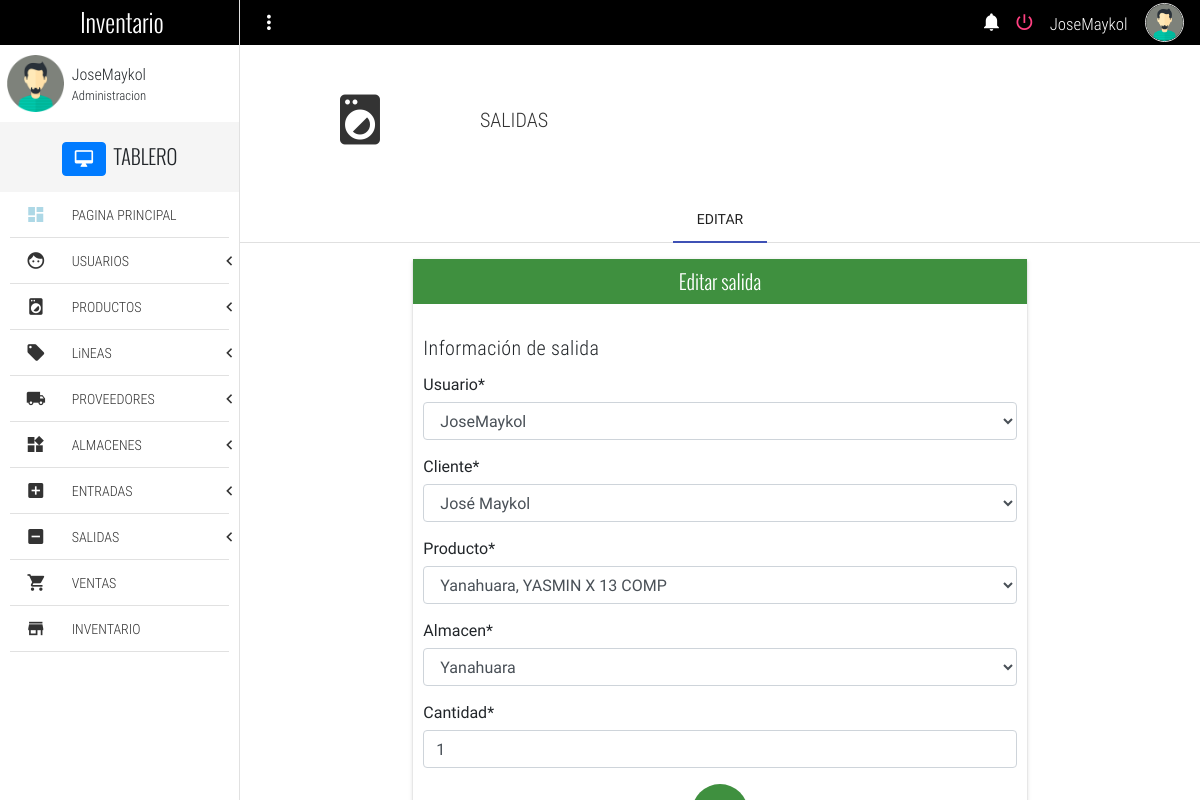
Page /editSale/1 (signed in) on the committed database.
### Inventario/models.py (models this page shows, shortened)
class Sale(models.Model):
    user_name =  models.ForeignKey(User,on_delete= models.SET_DEFAULT, verbose_name= "Usuario", default= None)
    client = models.ForeignKey(Client, on_delete = models.SET_DEFAULT, default= None, verbose_name= "Cliente", null= True)
    product = models.ForeignKey(Inventory, on_delete= models.SET_DEFAULT, verbose_name= "Producto", default= None)
    store = models.ForeignKey(Store, on_delete = models.SET_DEFAULT, verbose_name= "Almacen", default= None)
    cant =  models.PositiveIntegerField(null= True, verbose_name= "Cantidad")
    created_at = models.DateTimeField(auto_now_add=True, null= True,verbose_name= "Fecha de venta")
    total_price = models.PositiveIntegerField(null = True, verbose_name= "Precio total", blank = True)
    class Meta:
        verbose_name = "Salida"
        verbose_name_plural =  "Salidas"

class Inventory(models.Model):
    store = models.CharField(max_length = 50, null= True, verbose_name= "Almacen")
    product = models.ForeignKey(Entry, on_delete= models.SET_DEFAULT, default= None, null= True)
    cant = models.PositiveIntegerField(null= True, verbose_name= "Cantidad")
    name_product =  models.CharField(max_length= 100, null= True, verbose_name= "Producto")
    presentation = models.CharField(max_length= 110, null = True, verbose_name= "Presentación")
    price_product = models.PositiveIntegerField(null= True, verbose_name = "Precio del producto")
    providers = models.CharField(null = True, verbose_name= "Proveedor", max_length= 100)
    line = models.CharField(max_length= 100,null = True, verbose_name= "Linea del producto")
    entry_date = models.DateTimeField(auto_now_add=True, null= True,verbose_name= "Fecha de entrada")
    def __str__(self):
        return f'{self.store}, {self.name_product}'

### Inventario/views.py (the view)
# urls.py: path('editSale/<int:sale_id>', views.editSale, name = 'editSale'),
def editSale(request, sale_id):
    instancia = Sale.objects.get(id = sale_id)
    form = SaleForm(instance = instancia)
    if request.method == "POST":
        form = SaleForm(request.POST, instance = instancia)
        if form.is_valid():
            instancia = form.save(commit = False)
            instancia.save()
        return redirect("listSale")
    return render(request, "editSale.html", {'form' : form})

### Inventario/forms.py
class SaleForm(forms.ModelForm):
	class Meta:
		model = Sale
		fields = [
				'user_name',
				'client',
				'product',
				'store',
				'cant',
		]

### Inventario/models.py (called while the page is built)
    def __str__(self):
        return self.customer_name

    def __str__(self):
        return self.store_name

### Templates/editSale.html (shortened to what this page needs)
{% extends 'base.html' %}
{% load crispy_forms_tags %}
{% block content %}
	<section class="full-width pageContent">
		<section class="full-width header-well">
			<div class="full-width header-well-icon">
				<i class="zmdi zmdi-washing-machine"></i>
			</div>
			<div class="full-width header-well-text">
				<p class="text-condensedLight">
					SALIDAS
				</p>
			</div>
		</section>
		<div class="mdl-tabs mdl-js-tabs mdl-js-ripple-effect">
			<div class="mdl-tabs__tab-bar">
				<a href="#tabNewProduct" class="mdl-tabs__tab is-active">EDITAR</a>
			</div>
			<div class="mdl-tabs__panel is-active" id="tabNewProduct">
				<div class="mdl-grid">
					<div class="mdl-cell mdl-cell--4-col-phone mdl-cell--8-col-tablet mdl-cell--8-col-desktop mdl-cell--2-offset-desktop">
						<div class="full-width panel mdl-shadow--2dp">
							<div class="full-width panel-tittle bg-success text-center tittles">
								Editar salida
							</div>
							<div class="full-width panel-content">
								<form method="POST" enctype="multipart/form-data">
									<h5 class="text-condensedLight">Información de salida</h5>
									{{ form|crispy }}
									<p class="text-center">
										<button class="mdl-button mdl-js-button mdl-button--fab mdl-js-ripple-effect mdl-button--colored bg-success" id="btn-addProduct">
										</button>
									</p>
								</form>
							</div>
						</div>
					</div>
				</div>
			</div>
		</div>
	</section>
{% endblock %}

### Templates/base.html (shortened to what this page needs)
{% load static %}
{% if user.is_authenticated %}
<!DOCTYPE html>
<html lang="es">
<head>
	<link rel="stylesheet" href="https://maxcdn.bootstrapcdn.com/bootstrap/4.5.2/css/bootstrap.min.css">
	<link rel="stylesheet" href="{% static 'css/normalize.css' %}">
	<link rel="stylesheet" href="{% static 'css/sweetalert2.css' %}">
	<link rel="stylesheet" href="{% static 'css/material.min.css'%}">
	<link rel="stylesheet" href="{% static 'css/material-design-iconic-font.min.css' %}">
	<link rel="stylesheet" href="{% static 'css/jquery.mCustomScrollbar.css' %}">
	<link rel="stylesheet" href="{% static 'css/main.css' %}">
</head>
<body>
	<div class="full-width navBar">
		<div class="full-width navBar-options">
			<i class="zmdi zmdi-more-vert btn-menu" id="btn-menu"></i>
			<nav class="navBar-options-list">
				<ul class="list-unstyle ">
					<li class="btn-Notification" id="notifications">
						<i class="zmdi zmdi-notifications"></i>
					</li>
					<li id="logout">
						<a href="logout">
							<i class="zmdi zmdi-power"></i>
						</a>
					</li>
					<li class="text-condensedLight noLink" ><small>{{user.username}}</small></li>
					<li class="noLink">
						<figure>
							<img src="{% static 'assets/img/avatar-male.png' %}" alt="Avatar" class="img-responsive">
						</figure>
					</li>
				</ul>
			</nav>
		</div>
	</div>
	<section class="full-width navLateral">
		<div class="full-width navLateral-bg btn-menu"></div>
		<div class="full-width navLateral-body">
			<div class="full-width navLateral-body-logo text-center tittles">
				 Inventario
			</div>
			<figure class="full-width" style="height: 77px;">
				<div class="navLateral-body-cl">
					<img src="{% static 'assets/img/avatar-male.png' %}" alt="Avatar" class="img-responsive">
				</div>
				<figcaption class="navLateral-body-cr hide-on-tablet">
					<span>
						{{user.username}}<br>
						<small>Administracion</small>
					</span>
				</figcaption>
			</figure>
			<div class="full-width tittles navLateral-body-tittle-menu">
				<i class="zmdi zmdi-desktop-mac btn btn-primary"></i><span class="hide-on-tablet">&nbsp; TABLERO</span>
			</div>
			<nav class="full-width">
				<ul class="full-width list-unstyle menu-principal ">
					<li class="full-width">
						<a href="home" class="full-width">
							<div class="navLateral-body-cl">
								<i class="zmdi zmdi-view-dashboard" style="color:lightblue"></i>
							</div>
							<div class="navLateral-body-cr hide-on-tablet">
								PAGINA PRINCIPAL
							</div>
						</a>
					</li>
					<li class="full-width divider-menu-h"></li>
					<li class="full-width">
						<a href="#" class="full-width btn-subMenu">
							<div class="navLateral-body-cl">
								<i class="zmdi zmdi-face"></i>
							</div>
							<div class="navLateral-body-cr hide-on-tablet">
								USUARIOS
							</div>
							<span class="zmdi zmdi-chevron-left"></span>
						</a>
					</li>
					<li class="full-width divider-menu-h"></li>
					<li class="full-width">
						<a href="#" class="full-width btn-subMenu ">
							<div class="navLateral-body-cl">
								<i class="zmdi zmdi-washing-machine"></i>
							</div>
							<div class="navLateral-body-cr hide-on-tablet">
								PRODUCTOS
							</div>
							<span class="zmdi zmdi-chevron-left"></span>
						</a>
					</li>
										<li class="full-width divider-menu-h"></li>
					<li class="full-width">
						<a href="#" class="full-width btn-subMenu ">
							<div class="navLateral-body-cl">
								<i class="zmdi zmdi-label"></i>
							</div>
							<div class="navLateral-body-cr hide-on-tablet">
								LiNEAS
							</div>
							<span class="zmdi zmdi-chevron-left"></span>
						</a>
					</li>
					<li class="full-width divider-menu-h"></li>
					<li class="full-width">
						<a href="#" class="full-width btn-subMenu" >
							<div class="navLateral-body-cl">
								<i class="zmdi zmdi-truck"></i>
							</div>
							<div class="navLateral-body-cr hide-on-tablet">
								PROVEEDORES
							</div>
							<span class="zmdi zmdi-chevron-left"></span>
						</a>
					</li>
					<li class="full-width divider-menu-h"></li>
					<li class="full-width">
						<a href="#" class="full-width btn-subMenu" >
							<div class="navLateral-body-cl">
								<i class="zmdi zmdi-widgets"></i>
							</div>
							<div class="navLateral-body-cr hide-on-tablet">
								ALMACENES
							</div>
							<span class="zmdi zmdi-chevron-left"></span>
						</a>
					</li>
					<li class="full-width divider-menu-h"></li>
					<li class="full-width">
						<a href="#" class="full-width btn-subMenu" >
							<div class="navLateral-body-cl">
								<i class="zmdi zmdi-plus-square"></i>
							</div>
							<div class="navLateral-body-cr hide-on-tablet">
								ENTRADAS
							</div>
							<span class="zmdi zmdi-chevron-left"></span>
						</a>
					</li>
					<li class="full-width divider-menu-h"></li>
					<li class="full-width">
						<a href="#" class="full-width btn-subMenu" >
							<div class="navLateral-body-cl">
								<i class="zmdi zmdi-minus-square"></i>
							</div>
							<div class="navLateral-body-cr hide-on-tablet">
								SALIDAS
							</div>
							<span class="zmdi zmdi-chevron-left"></span>
						</a>
					</li>
					<li class="full-width divider-menu-h"></li>
					<li class="full-width">
						<a href="sales" class="full-width">
							<div class="navLateral-body-cl">
								<i class="zmdi zmdi-shopping-cart"></i>
							</div>
							<div class="navLateral-body-cr hide-on-tablet">
								VENTAS
							</div>
						</a>
					</li>
					<li class="full-width divider-menu-h"></li>
					<li class="full-width">
						<a href="inventory" class="full-width">
							<div class="navLateral-body-cl">
								<i class="zmdi zmdi-store"></i>
							</div>
							<div class="navLateral-body-cr hide-on-tablet">
								INVENTARIO
							</div>
						</a>
					</li>
					<li class="full-width divider-menu-h"></li>
	</section>
	{% block content %}
	{% endblock %}
</body>
</html>
{% endif %}

### Static/css/main.css (style rules this page uses)
html, body { width: 100%; height: 100%; margin: 0; padding: 0; font-size: 16px; font-family: "RobotoRegular"; position: relative; background-color: #fff; }
.text-condensedLight { font-family: "RobotoCondensedLight"; }
.text-center { text-align: center; }
.tittles { font-family: "OswaldLight"; }
.full-width { margin: 0; padding: 0; width: 100%; box-sizing: border-box; }
.list-unstyle { margin: 0; padding: 0; list-style: none; box-sizing: border-box; }
.img-responsive { width: 100%; height: auto; }
.divider-menu-h { height: 0 !important; border-top: 1px solid #E1E1E1; width: 92% !important; margin: 0 auto !important; }
.panel { height: auto; }
.panel-tittle { height: 45px; display: block; line-height: 45px; color: #fff; font-size: 20px; }
.panel-content { display: block; padding: 10px; }
.header-well, .header-well-icon, .header-well-text { min-height: 150px; height: auto; }
.header-well { position: relative; }
.header-well-icon, .header-well-text { position: absolute; top: 0; color: #333; }
.header-well-icon { left: 0; width: 25%; }
.header-well-icon i, .header-well-text p { position: absolute; top: 50%; display: block; width: 100%; transform: translateY(-50%); }
.header-well-icon i { text-align: center; font-size: 60px; }
.header-well-text { right: 0; width: 75%; }
.header-well-text p { font-size: 20px; margin: 0; padding: 0; }
.bg-success { background-color: #3f903f !important; }
.navBar { background-color: #000000; height: 45px; position: absolute; top: 0; left: 0; z-index: 79; color: #fff; }
.navBar-options { line-height: 45px; height: 45px; position: absolute; width: 80%; top: 0; right: 0; padding: 0; transition: all .3s ease-in-out; }
.navBar-options .zmdi-more-vert, .navBar-options-list { line-height: 45px; position: absolute; top: 0; height: 45px; margin: 0; padding: 0; }
.navBar-options .zmdi-more-vert { width: 40px; left: 0; font-size: 23px; cursor: pointer; user-select: none; text-align: center; outline: none; margin-left: 9px; }
.navBar-options-list { right: 9px; }
.navBar-options-list .noLink { cursor: inherit !important; }
.navBar-options-list ul { height: 45px; }
.navBar-options-list ul li { height: 45px; line-height: 45px; cursor: pointer; display: inline-block; padding: 0 7px; font-size: 21px; -moz-user-select: none; -webkit-user-select: none; -ms-user-select: none; }
.navBar-options-list ul li { outline: none; }
.navBar-options-list ul li figure, .navBar-options-list ul li figure img { margin: 0; padding: 0; padding-top: 0; margin-top: 0; box-sizing: border-box; }
.navBar-options-list ul li figure { height: 45px; }
.navBar-options-list ul li figure img { border: 1px solid #E1E1E1; border-radius: 50%; width: 39px; height: 39px; margin-bottom: 3px; }
.navLateral, .pageContent, .navLateral-body, .navLateral-bg { position: absolute; top: 0; height: 100%; }
.navLateral { left: 0; width: 20%; z-index: 80; border-right: 1px solid #E1E1E1; transition: all .3s ease-in-out; }
.navLateral-body { background-color: #fff; z-index: 82; left: 0; padding-bottom: 30px; }
.navLateral-body-logo { height: 45px; line-height: 45px; color: #fff; width: 100%; font-size: 25px; background-color: #000000; }
.navLateral-body-cl, .navLateral-body-cr { box-sizing: border-box; height: 77px; float: left; margin: 0; padding: 0; position: relative; }
.navLateral-body-cl { width: 30%; }
.navLateral-body-cl img { width: 57px; height: 57px; margin: 0 auto; display: block; margin-top: 10px; }
.navLateral-body-cr { width: 70%; font-family: "RobotoCondensedLight"; }
.navLateral-body-cr span { position: absolute; top: 50%; left: 50%; transform: translate(-50%, -50%); display: block; width: 100%; }
.navLateral-body-tittle-menu { height: 70px; line-height: 70px; font-size:20px; background-color: #F5F5F5; text-align: center; }
.menu-principal li, .menu-principal li a { display: block; }
.menu-principal li a { height: 45px; color: #333; position: relative; transition: all .3s ease-in-out; }
.menu-principal li a div.navLateral-body-cl, .menu-principal li a div.navLateral-body-cr { height: 45px; line-height: 45px; }
.menu-principal li a div.navLateral-body-cl { text-align: center; font-size: 20px; }
.btn-subMenu span { position: absolute; top: 0; right: 7px; line-height: 45px; height: 45px; font-size: 19px; }
.pageContent { padding-top: 45px; right: 0; width: 80%; z-index: 77; background-color: #fff; transition: all .3s ease-in-out; }

### rows in the picture
Sale: user_name "JoseMaykol", client "José Maykol", product "Yanahuara, YASMIN X 13 COMP", cant "1"
Inventory: store "Yanahuara"

### other values in the picture
{{ user.username }} "JoseMaykol"
